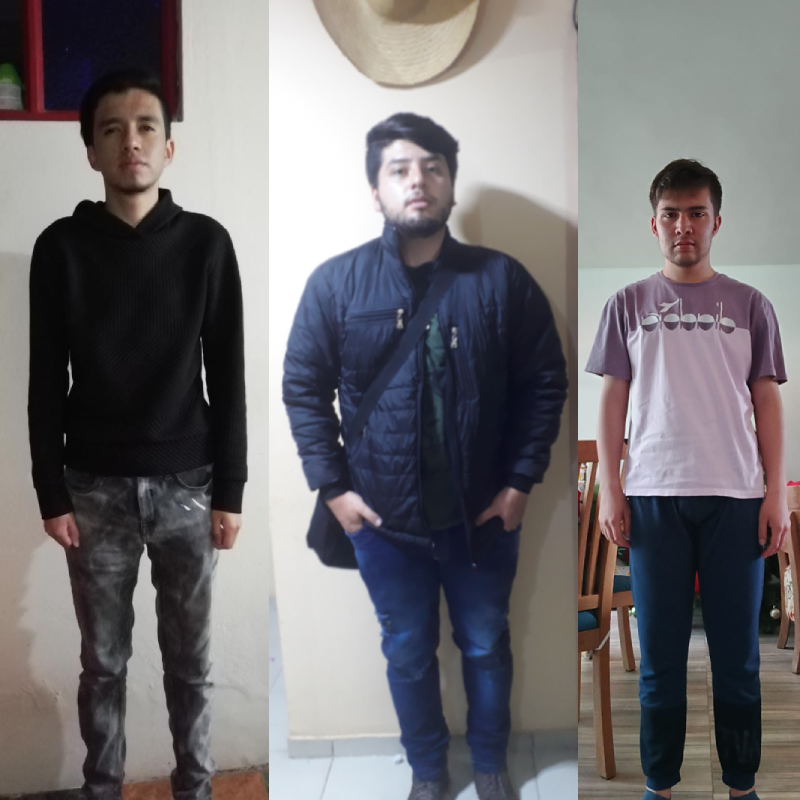
%> input picture Imagenes.png, 800 x 800 px
$ octave taller.m   (GNU Octave 9; MATLAB toolbox functions it lacks are replaced by stand-ins)
%> lines starting %> are read from the running program, lines starting %| are printed output that depends on the picture
clear
clc
close all


RGB = imread("Imagenes.png");
%> RGB is the input picture: size 800x800x3 uint8; mean R, G, B 114.8, 112.1, 114.8
imshow(RGB);

I=rgb2gray(RGB);
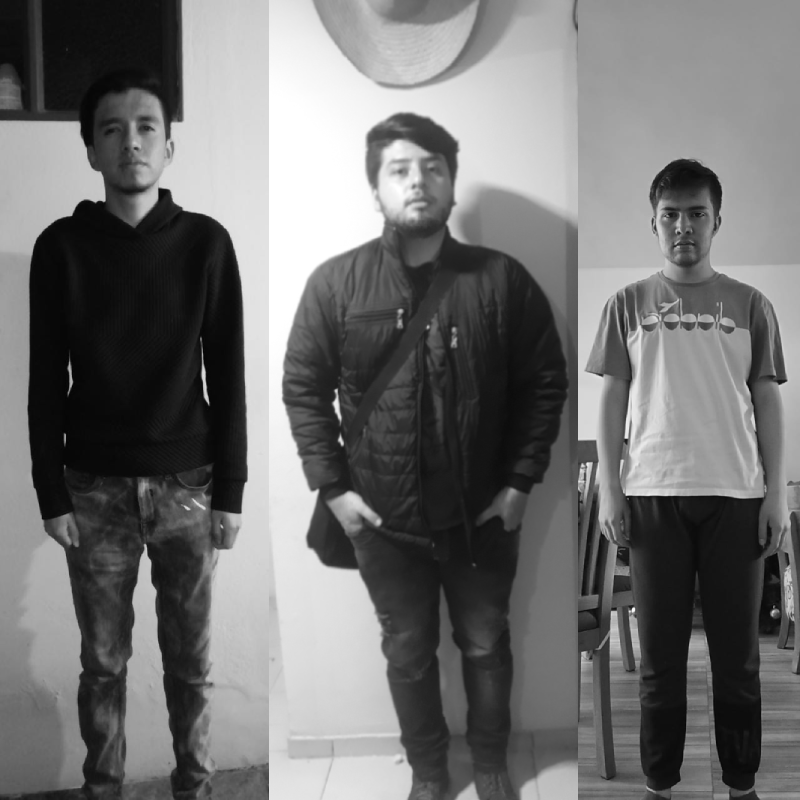
%> I: size 800x800 uint8; min 1, max 255, mean 113.2
figure
imshow(I)

I = im2double(I)
%> I: size 800x800 double
I = log(1+I)
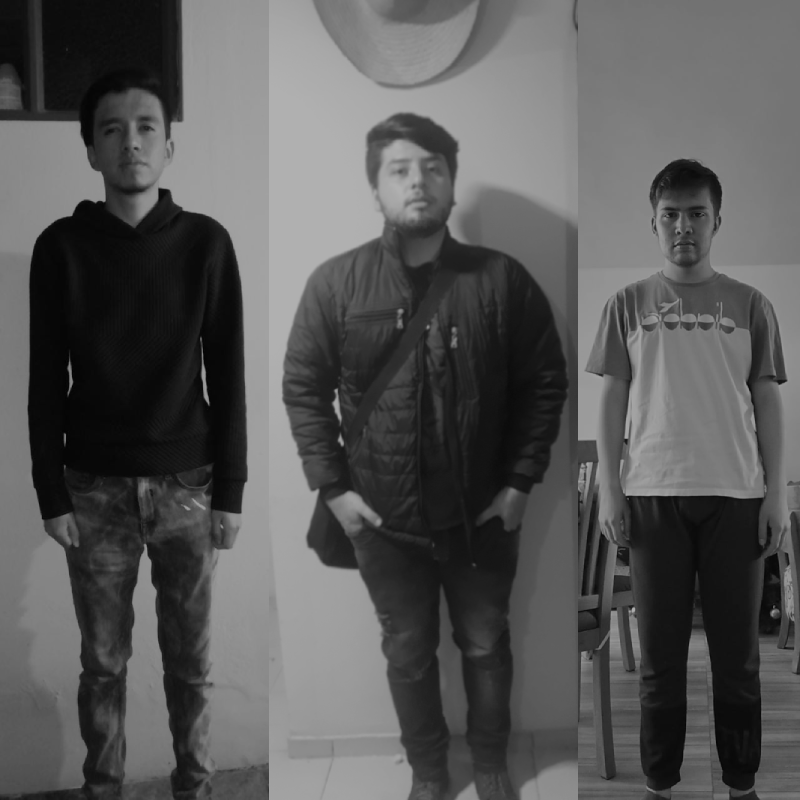
%> I: size 800x800 double; min 0.00391, max 0.693, mean 0.346

M = 2*size(I,1) + 1;
%> M = 1601
N = 2*size(I,2) + 2;
%> N = 1602

sigma = 5;

[X,Y] = meshgrid(1:N,1:M);
centerX = ceil(N/2);
%> centerX = 801
centerY = ceil(N/2);
%> centerY = 801
Numeradorgaussiano = (X - centerX).^2 + (Y - centerY).^2;
H = exp(-Numeradorgaussiano./(2*sigma.^2));
H = 1 - H;

H = fftshift(H);

If = fft2(I, M, N);
Iout = real(ifft2(H.*If));
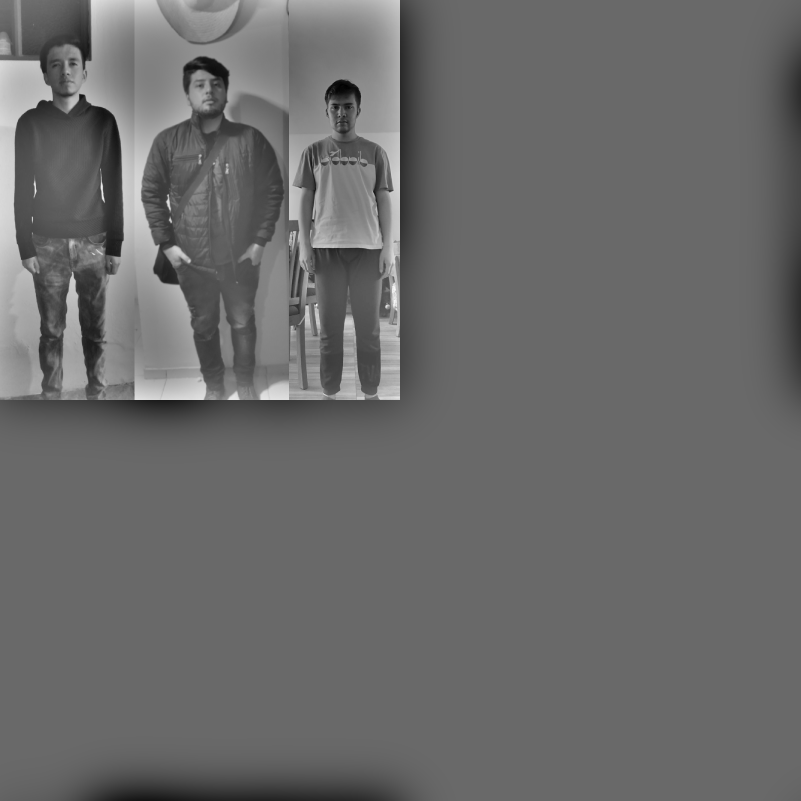
%> Iout: size 1601x1602 double (shown at 1/2 size); min -0.354, max 0.499, mean 0.00338; drawn with min black and max white
Iout = Iout(1:size(I,1),1:size(I,2));
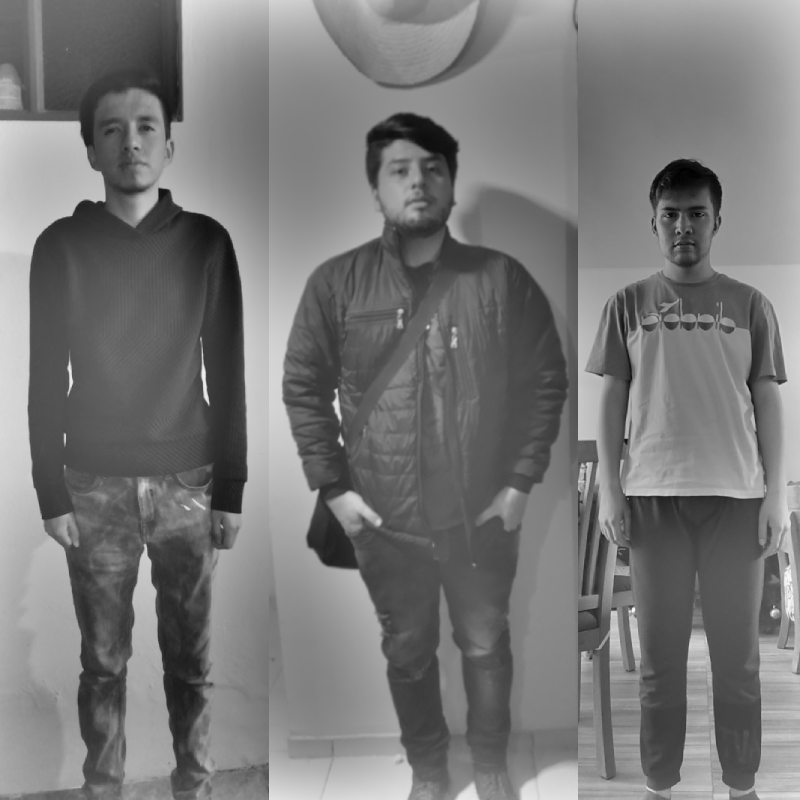
%> Iout: size 800x800 double; min -0.354, max 0.499, mean 0.0482; drawn with min black and max white

Ihmf = (1.3 - 0.3)*Iout+0.3;

imshowpair(I, Ihmf, 'montage')
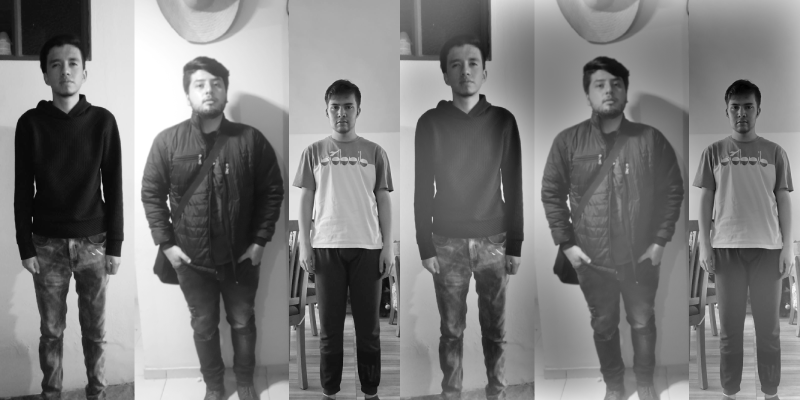
%> displayed picture: size 800x1600, on the screen's scale of 0 to 255 (shown at 1/2 size); min 0, max 255, mean 123.4
